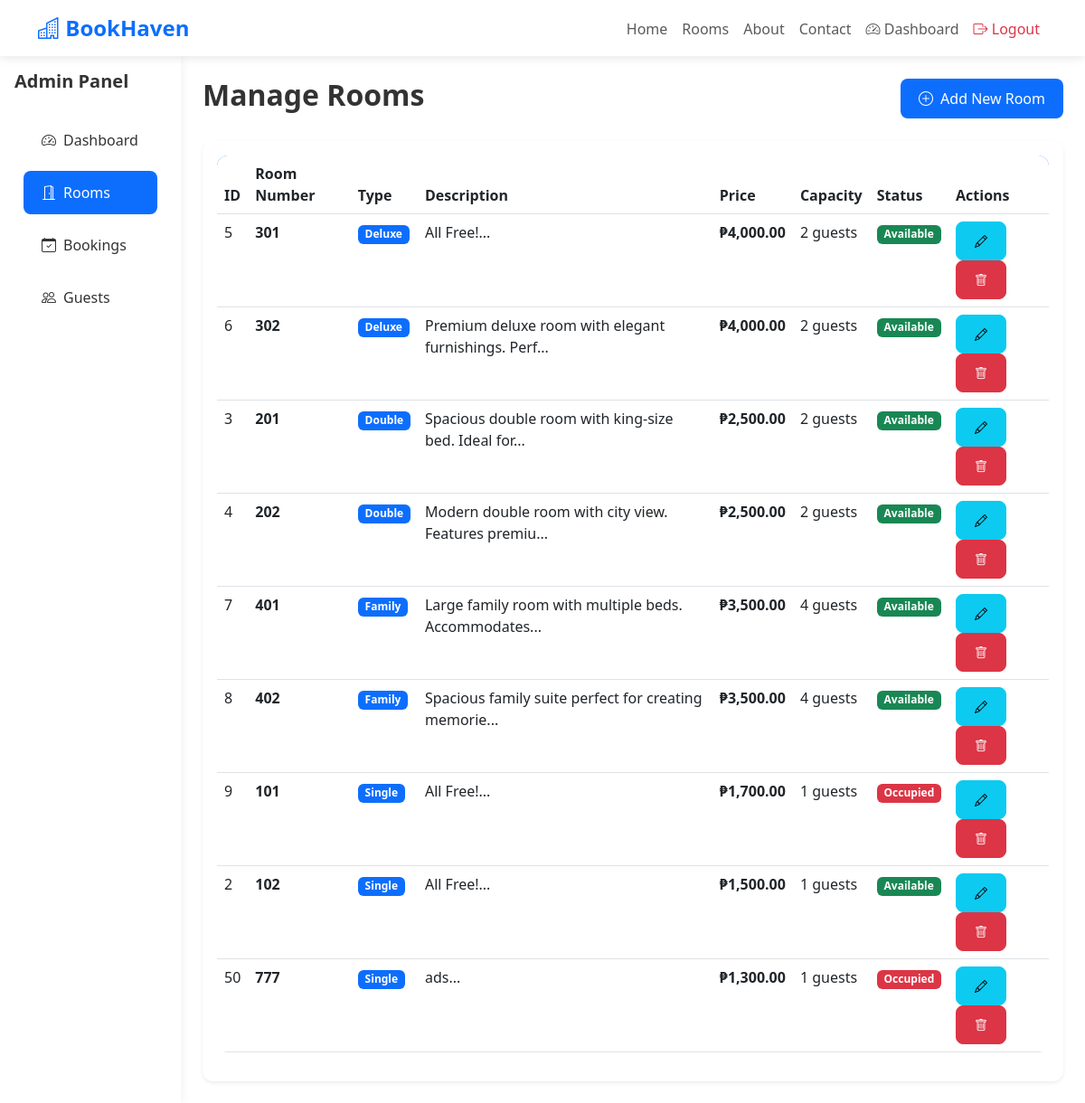
The app's page /admin/manage-rooms.php (signed in) with its own data.
### tables this page shows
CREATE TABLE `rooms` (
  `id` int(11) NOT NULL,
  `room_type` varchar(50) NOT NULL,
  `room_number` varchar(20) NOT NULL,
  `description` text DEFAULT NULL,
  `price` decimal(10,2) NOT NULL,
  `capacity` int(11) DEFAULT 2,
  `status` enum('available','occupied','maintenance') DEFAULT 'available',
  `image` varchar(255) DEFAULT NULL,
  `amenities` text DEFAULT NULL,
  `created_at` timestamp NOT NULL DEFAULT current_timestamp(),
  `updated_at` timestamp NOT NULL DEFAULT current_timestamp() ON UPDATE current_timestamp()
);

### config.php (called while the page is built, shortened)
<?php
function formatCurrency($amount) {
    return '₱' . number_format($amount, 2);
}
?>

### admin/manage-rooms.php (the view, shortened to what this page needs)
<?php
require_once '../config.php';
$conn = getDBConnection();
$rooms = $conn->query("SELECT * FROM rooms ORDER BY room_type, room_number");
?>
<!DOCTYPE html>
<html lang="en">
<head>
    <link href="https://cdn.jsdelivr.net/npm/bootstrap@5.3.0/dist/css/bootstrap.min.css" rel="stylesheet">
    <link rel="stylesheet" href="https://cdn.jsdelivr.net/npm/bootstrap-icons@1.10.0/font/bootstrap-icons.css">
    <link rel="stylesheet" href="../assets/css/style.css">
</head>
<body>
    <?php include '../includes/navbar.php'; ?>
    <div class="container-fluid">
        <div class="row">
            <div class="col-md-2 admin-sidebar p-0">
                <div class="p-3">
                    <h5 class="fw-bold mb-4">Admin Panel</h5>
                    <ul class="nav flex-column">
                        <li class="nav-item">
                            <a class="nav-link" href="dashboard.php">
                                <i class="bi bi-speedometer2 me-2"></i>Dashboard
                            </a>
                        </li>
                        <li class="nav-item">
                            <a class="nav-link active" href="manage-rooms.php">
                                <i class="bi bi-door-open me-2"></i>Rooms
                            </a>
                        </li>
                        <li class="nav-item">
                            <a class="nav-link" href="manage-bookings.php">
                                <i class="bi bi-calendar-check me-2"></i>Bookings
                            </a>
                        </li>
                        <li class="nav-item">
                            <a class="nav-link" href="manage-users.php">
                                <i class="bi bi-people me-2"></i>Guests
                            </a>
                        </li>
                    </ul>
                </div>
            </div>
            <div class="col-md-10 p-4">
                <div class="d-flex justify-content-between align-items-center mb-4">
                    <h2 class="fw-bold">Manage Rooms</h2>
                    <button class="btn btn-primary" data-bs-toggle="modal" data-bs-target="#addRoomModal">
                        <i class="bi bi-plus-circle me-2"></i>Add New Room
                    </button>
                </div>
                <div class="card shadow-sm">
                    <div class="card-body">
                        <div class="table-responsive">
                            <table class="table table-hover">
                                <thead>
                                    <tr>
                                        <th>ID</th>
                                        <th>Room Number</th>
                                        <th>Type</th>
                                        <th>Description</th>
                                        <th>Price</th>
                                        <th>Capacity</th>
                                        <th>Status</th>
                                        <th>Actions</th>
                                    </tr>
                                </thead>
                                <tbody>
                                    <?php while($room = $rooms->fetch_assoc()): ?>
                                    <tr>
                                        <td><?php echo $room['id']; ?></td>
                                        <td><strong><?php echo $room['room_number']; ?></strong></td>
                                        <td><span class="badge bg-primary"><?php echo $room['room_type']; ?></span></td>
                                        <td><?php echo substr($room['description'], 0, 50); ?>...</td>
                                        <td class="fw-bold"><?php echo formatCurrency($room['price']); ?></td>
                                        <td><?php echo $room['capacity']; ?> guests</td>
                                        <td>
                                            <?php if ($room['status'] === 'available'): ?>
                                                <span class="badge bg-success">Available</span>
                                            <?php elseif ($room['status'] === 'occupied'): ?>
                                                <span class="badge bg-danger">Occupied</span>
                                            <?php else: ?>
                                                <span class="badge bg-warning">Maintenance</span>
                                            <?php endif; ?>
                                        </td>
                                        <td>
                                            <button class="btn btn-sm btn-info" onclick="editRoom(<?php echo htmlspecialchars(json_encode($room)); ?>)">
                                                <i class="bi bi-pencil"></i>
                                            </button>
                                            <a href="?delete=<?php echo $room['id']; ?>"
                                               class="btn btn-sm btn-danger"
                                               onclick="return confirm('Are you sure you want to delete this room?')">
                                                <i class="bi bi-trash"></i>
                                            </a>
                                        </td>
                                    </tr>
                                    <?php endwhile; ?>
                                </tbody>
                            </table>
                        </div>
                    </div>
                </div>
            </div>
        </div>
    </div>
</body>
</html>

### assets/css/style.css (style rules this page uses)
:root { --primary-color: #0d6efd; --secondary-color: #6c757d; --success-color: #198754; --danger-color: #dc3545; --warning-color: #ffc107; --info-color: #0dcaf0; --dark-color: #212529; --light-color: #f8f9fa; }
body { font-family: 'Segoe UI', Tahoma, Geneva, Verdana, sans-serif; color: #333; }
.btn { border-radius: 8px; padding: 10px 20px; font-weight: 500; transition: all 0.3s ease; }
.btn-primary { background: var(--primary-color); border: none; }
.card { border-radius: 12px; border: none; }
.table { border-radius: 12px; overflow: hidden; }
.table thead { background: var(--primary-color); color: white; }
.admin-sidebar { background: white; min-height: calc(100vh - 56px); box-shadow: 2px 0 10px rgba(0, 0, 0, 0.05); }
.admin-sidebar .nav-link { color: #333; padding: 12px 20px; margin: 5px 10px; border-radius: 8px; transition: all 0.3s ease; }
.admin-sidebar .nav-link.active { background: var(--primary-color); color: white; }

### records on screen
rooms: id "5", room_number "301", room_type "Deluxe", description "All Free!", price "₱4,000.00", capacity "2", status "Available"
rooms: id "6", room_number "302", room_type "Deluxe", description "Premium deluxe room with elegant furnishings. Perf", price "₱4,000.00", capacity "2", status "Available"
rooms: id "3", room_number "201", room_type "Double", description "Spacious double room with king-size bed. Ideal for", price "₱2,500.00", capacity "2", status "Available"
rooms: id "4", room_number "202", room_type "Double", description "Modern double room with city view. Features premiu", price "₱2,500.00", capacity "2", status "Available"
rooms: id "7", room_number "401", room_type "Family", description "Large family room with multiple beds. Accommodates", price "₱3,500.00", capacity "4", status "Available"
rooms: id "8", room_number "402", room_type "Family", description "Spacious family suite perfect for creating memorie", price "₱3,500.00", capacity "4", status "Available"
rooms: id "9", room_number "101", room_type "Single", description "All Free!", price "₱1,700.00", capacity "1", status "Occupied"
rooms: id "2", room_number "102", room_type "Single", description "All Free!", price "₱1,500.00", capacity "1", status "Available"
rooms: id "50", room_number "777", room_type "Single", description "ads", price "₱1,300.00", capacity "1", status "Occupied"
